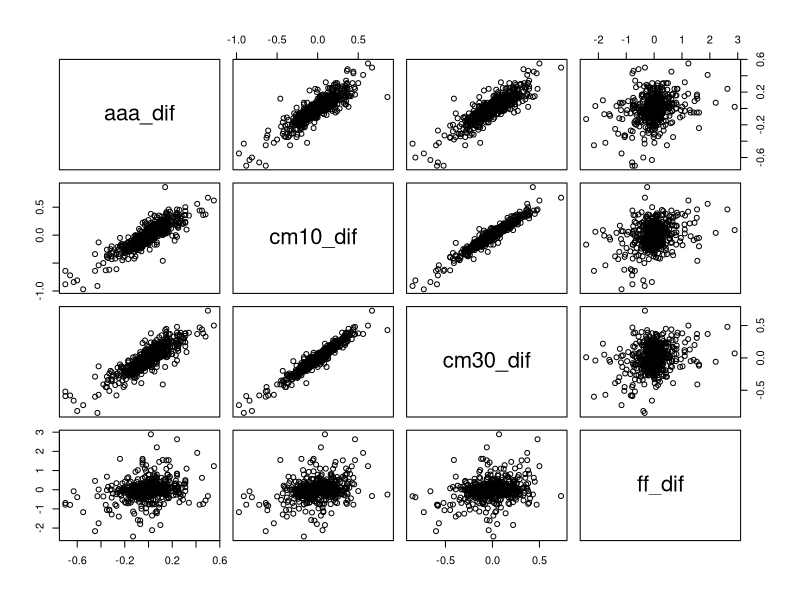

Source code (R):
dat = read.table(file="2_WeekInt.txt",header=T)
attach(dat)
cm10_dif = diff(cm10)
aaa_dif = diff(aaa)
cm30_dif = diff(cm30)
ff_dif = diff(ff)

fit1 = lm(aaa_dif ~ cm10_dif)
fit2 = lm(aaa_dif~cm10_dif+cm30_dif)
fit3 = lm(aaa_dif~cm10_dif+cm30_dif+ff_dif)

summary(fit2)          #  Example 12.4
anova(fit2)            #  Section 12.4.1
summary(fit3)          #  Example 12.4
anova(fit3)            #  Section 12.4.1


postscript("weekint_splotm.ps",width=6,height=5)     #  Figure 12.4
plot(as.data.frame(cbind(aaa_dif,cm10_dif,cm30_dif,ff_dif)))
graphics.off()

anova(fit1,fit2)       #  Example 12.5
anova(fit2,fit3)  
